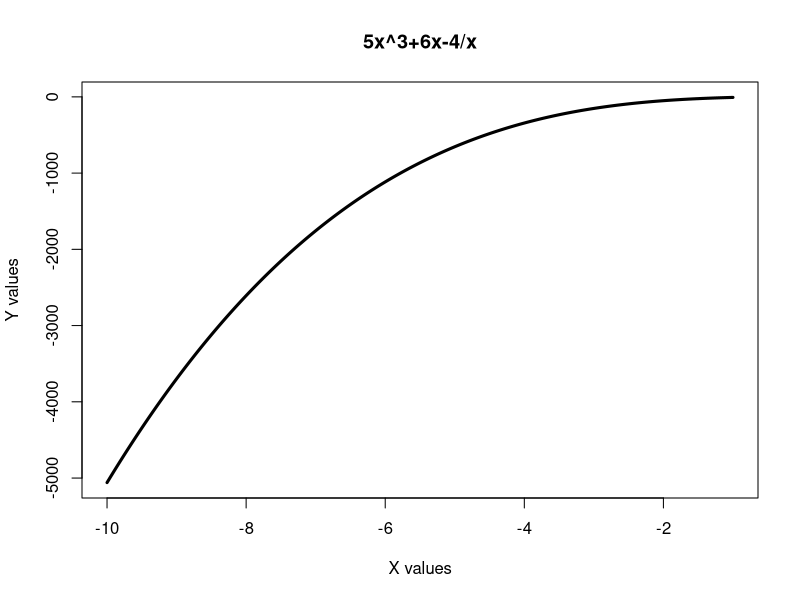
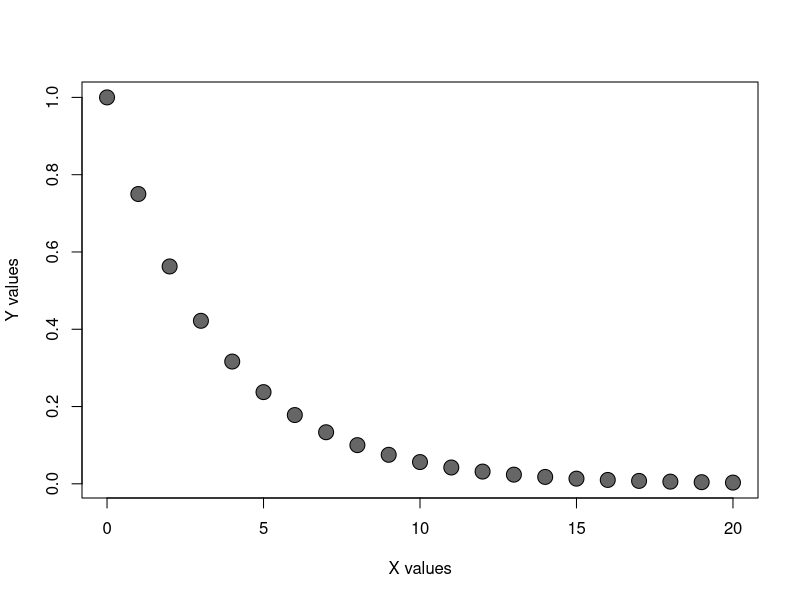
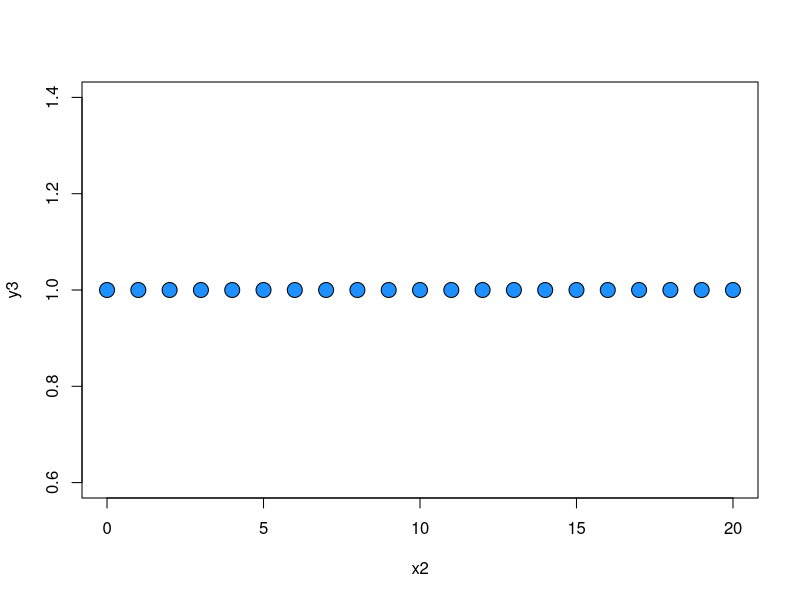
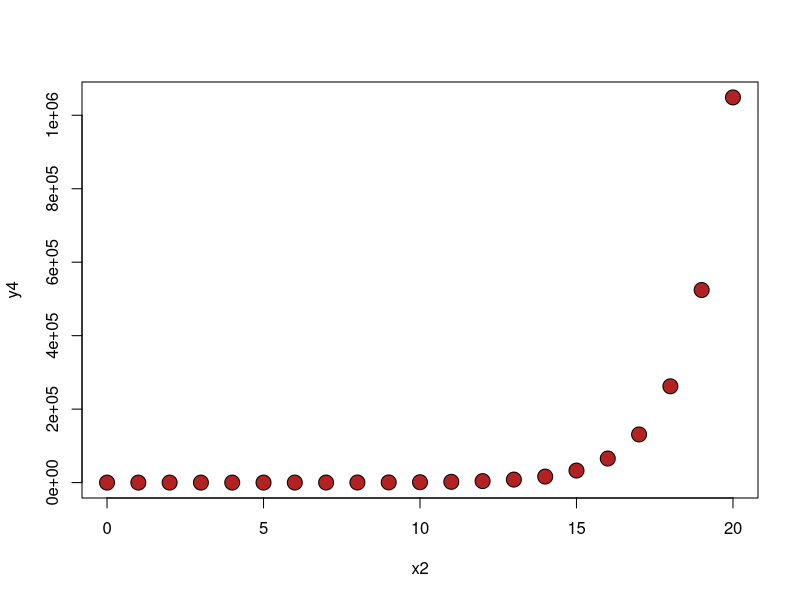
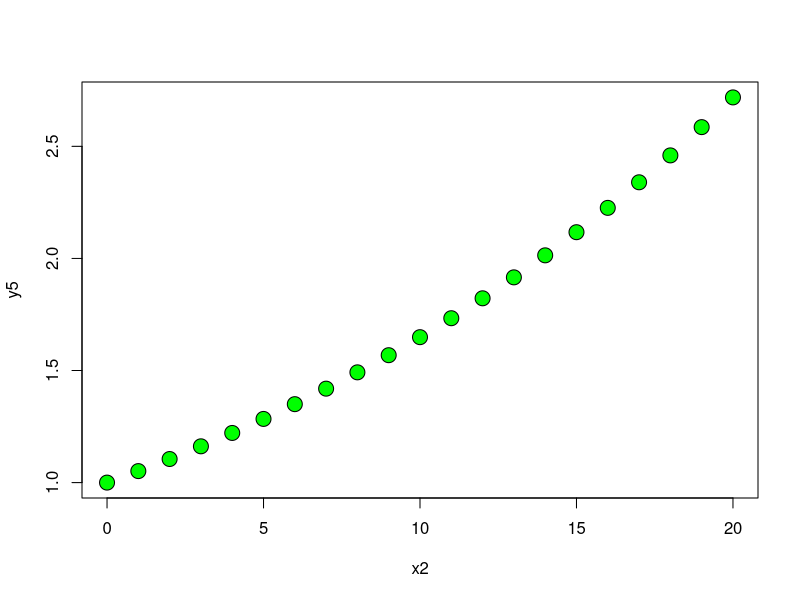

Recreate these plots in R, in order. (Note: this script raises an error after producing the figures.)
polynomial <- function(x) {
  y <- (5*(x^3))+(6*x)-(4/x)
  return(y)
}
polynomial(3)
x <- seq(-10, -1, .01)
y <- polynomial(x)

plot(x, y, type ='l', xlab = 'X values', ylab = 'Y values', main = '5x^3+6x-4/x', lwd=3.0)
x[which(y==-7)]

discreteTimeModel <- function(lambda, popAtTime) {
  return(lambda * popAtTime)
}

discreteTimeModel2 <- function(lambda, initialPop, t) {
  return(lambda^t * initialPop)
}

x2 <- 0:20
y2 <- discreteTimeModel2(0.75, 1, x2)
y3 <- discreteTimeModel2(1, 1, x2)
y4 <- discreteTimeModel2(2.0, 1, x2)
plot(x2, y2, pch = 21, bg = "grey40", col = 'black', cex = 2.0, xlab = 'X values', ylab ='Y values')
plot(x2, y3, col = 'black', pch = 21, bg = "dodgerblue", cex = 2.0)
plot(x2, y4, col = 'black', pch = 21, bg = "firebrick", cex = 2.0)

continuousTimeModel <- function(r, t, initialPop) {
  return(initialPop * 2.71828^(r*t))
}

y5 <- continuousTimeModel(0.05, x2, 1)

plot(x2, y5, col = 'black', pch =21, bg = "green", cex =2.0)

#LSODA stuff
y0 <- c(N = 1.0) #vector of initial variable values in the system (initialPop = 1)
time.vec <- seq(0, 10, 0.1) #vector of times for function to return the values of variables in the Differential equations
r = .75
params <- c(r = r) #vector of param values
func <- function(t, y, params) { #function to represent right hand side of diff equation
  N <- y["N"] #N is the value of "N" in the y vector
  r <- params["r"] #r is the value of "r" in the params vector
  dN <- r*N #dN/dt
  return(list(c(dN)))
}
odeoutput <- lsoda(y0, time.vec, func, params)
odeoutput <- as.data.frame(odeoutput)
plot(N~time, data=odeoutput, pch = 21, bg ='dodgerblue', col = 'black', cex=2.0)

#SIR model stuff
ClosedSIR <- function(t, y, params) {
  S <- y["S"]; I <- y["I"]; R<-y["R"]; N <- S+I+R
  beta <- params["beta"]; gamma <- params["gamma"]
  dS <- -beta*I/N*S
  dI <- beta*I/N*S - gamma*I
  dR <- gamma*I
  return(list(c(dS, dI, dR)))
}
t.vec <- seq(0, 120, 0.1)
beta <- 0.3; gamma <- 1/7
params <- c(beta = beta, gamma = gamma)
N <- 10000
I0 <- 1/N
S0 <- 9999/N
R0 <- 0/N
y0 <- c(S=S0, I=I0, R=R0)

SIRoutput <- lsoda(y0, t.vec, ClosedSIR, params)
SIRoutput <- as.data.frame(SIRoutput)
plot(S~time, data=SIRoutput, type='b', col='red', ylim=c(0,1), ylab="Proportion", xlab='Time')
lines(I~time, data=SIRoutput, type='b', col = 'blue')
lines(R~time, data=SIRoutput, type='b', col='green')

#Reed-Frost chain binomial model stuff
alpha <- 0.96
N <- 100
i <- 1
s0 <- N-i 
t <- 0 #start time
out.rf <- c(t, s0, i)
while(i > 0){
  s <- rbinom(1, s0, alpha^i)
  i <- s0-s
  t <- t+1
  out.rf <- rbind(out.rf, c(t,s,i))
  s0 <- s
}

out.rf <- as.data.frame(out.rf)
names(out.rf) <- c("time", "S", "I")

#SIS Model
ClosedSIS <- function(t, y, params) {
  S <- y["S"]; I <- y["I"]; N <- S+I
  beta <- params["beta"]; gamma <- params["gamma"]
  dS <- -beta*I/N*S + gamma*I
  dI <- beta*I/N*S - gamma*I
  return(list(c(dS, dI)))
}
t.vec <- seq(0, 120, 0.1)
beta <- 0.4; gamma <- 1/7
params <- c(beta = beta, gamma = gamma)
N <- 10000
I0 <- 1/N
S0 <- 9999/N
y0 <- c(S=S0, I=I0)

SISoutput <- lsoda(y0, t.vec, ClosedSIS, params)
SISoutput <- as.data.frame(SISoutput)
plot(S~time, data=SISoutput, type='b', col='red', ylim=c(0,1), ylab="Proportion", xlab='Time')
lines(I~time, data=SISoutput, type='b', col = 'blue')
